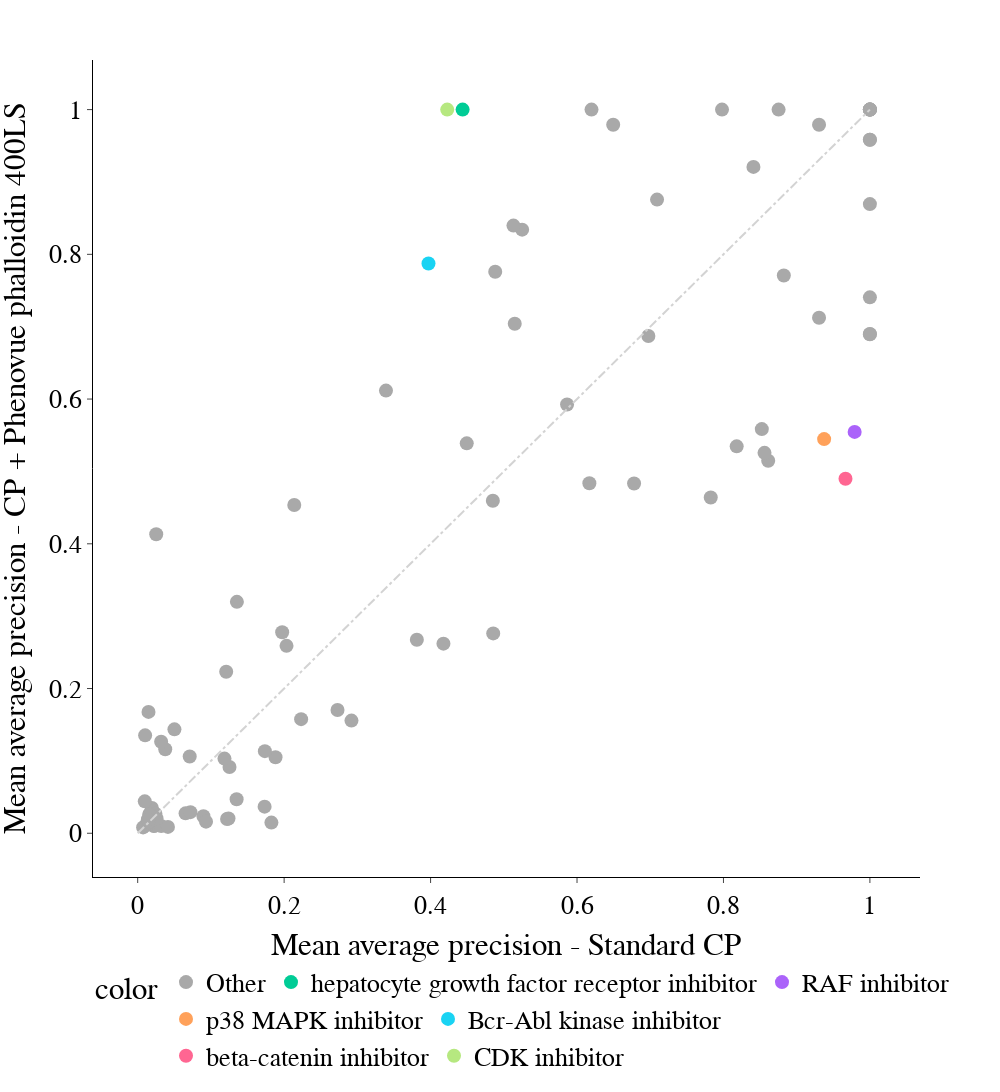

Source (notebook cell):
### Code cell
scatter_plot_comparison_colorblack(df_treatment, col1='Standard CP', col2='CP + Phenovue phalloidin 400LS', cutoff=0.39)

### Figure 1 — Plotly figure (JSON) as saved in the notebook; plotly's stock layout.template omitted (floating-point values rounded to 4 significant figures)
{"data": [{"hovertemplate": "<b>%{hovertext}</b><br><br>color=Other<br>Mean average precision - Standard CP=%{x}<br>Mean average precision - CP + Phenovue phalloidin 400LS=%{y}<extra></extra>", "hovertext": ["tumor necrosis factor production inhibitor", "antihistamine", "acetylcholine receptor antagonist", "pyruvate dehydrogenase kinase inhibitor", "protein tyrosine kinase inhibitor", "antihistamine", "CHK inhibitor", "glycogen synthase kinase inhibitor", "histone lysine methyltransferase inhibitor", "tumor necrosis factor production inhibitor", "inosine monophosphate dehydrogenase inhibitor", "CDC inhibitor", "PARP inhibitor", "bromodomain inhibitor", "ubiquitin specific protease inhibitor", "glycogen synthase kinase inhibitor", "JAK inhibitor", "Apoptosis inducer (ATP-competitive kinase inhibitor)", "hepatocyte growth factor receptor inhibitor", "bromodomain inhibitor", "MEK inhibitor", "Aurora kinase inhibitor", "LXR agonist", "phospholipase inhibitor", "IGF-1 inhibitor", "tricyclic antidepressant", "histone lysine demethylase inhibitor", "phosphodiesterase inhibitor", "beta-catenin inhibitor", "JNK inhibitor", "LXR agonist", "DNA inhibitor", "kinesin inhibitor", "phosphoinositide dependent kinase inhibitor", "RAF inhibitor", "FGFR inhibitor", "Bcr-Abl kinase inhibitor", "AMPK inhibitor", "pyruvate dehydrogenase kinase inhibitor", "phospholipase inhibitor", "Aurora kinase inhibitor", "JAK inhibitor", "tricyclic antidepressant", "PARP inhibitor", "BCL inhibitor", "inosine monophosphate dehydrogenase inhibitor", "MEK inhibitor", "histone lysine methyltransferase inhibitor", "HDAC inhibitor", "HDAC inhibitor", "BCL inhibitor", "phosphodiesterase inhibitor", "kinesin inhibitor", "CDK inhibitor", "CDC inhibitor", "protein tyrosine kinase inhibitor", "MAP kinase inhibitor", "ER stressor (SERCA inhibitor)", "protein arginine N-methyltransferase inhibitor", "Apoptosis inducer (transcription inhibitor)", "phosphoinositide dependent kinase inhibitor", "FGFR inhibitor", "DNA inhibitor", "smoothened receptor agonist", "JNK inhibitor", "CHK inhibitor", "EGFR inhibitor", "androgen receptor modulator", "HMGCR inhibitor", "acetylcholine receptor antagonist", "mTOR inhibitor", "EGFR inhibitor", "HMGCR inhibitor", "IGF-1 inhibitor", "protein arginine N-methyltransferase inhibitor", "MAP kinase inhibitor", "p38 MAPK inhibitor", "ubiquitin specific protease inhibitor", "histone lysine demethylase inhibitor", "hypoxia inducible factor inhibitor", "androgen receptor modulator", "mTOR inhibitor", "smoothened receptor agonist", "hypoxia inducible factor inhibitor"], "legendgroup": "Other", "marker": {"color": "darkgrey", "size": 14, "symbol": "circle"}, "mode": "markers", "name": "Other", "orientation": "v", "showlegend": true, "type": "scatter", "x": [0.07102, 0.02198, 0.03761, 0.1254, 0.1733, 0.01934, 1, 0.6975, 0.0143, 0.0229, 1, 1, 0.02418, 0.1355, 0.122, 1, 0.08976, 1, 0.03209, 1, 0.1973, 0.8753, 1, 0.009674, 0.8181, 0.01015, 0.06538, 0.09331, 0.0137, 0.01117, 0.292, 0.04131, 0.9306, 0.6198, 0.072, 0.8824, 0.8611, 0.1882, 0.525, 0.9306, 0.4851, 0.1737, 0.01642, 0.5149, 1, 0.2033, 0.6494, 1, 0.4494, 0.5132, 0.4855, 0.007374, 0.4176, 0.7826, 0.124, 0.02574, 0.01474, 1, 0.7093, 0.6779, 0.8561, 0.4883, 0.2139, 0.2232, 0.01471, 0.8524, 0.05016, 0.01576, 0.1209, 0.03202, 1, 1, 0.01389, 0.5864, 0.1826, 0.3391, 0.2729, 0.1185, 0.798, 0.02529, 0.1351, 0.8409, 0.3812, 0.6169], "xaxis": "x", "y": [0.106, 0.01014, 0.1162, 0.09165, 0.0368, 0.03493, 0.7406, 0.6871, 0.01767, 0.01027, 1, 0.8694, 0.02709, 0.3198, 0.01975, 1, 0.02346, 0.6899, 0.01002, 1, 0.2777, 1, 0.9583, 0.04413, 0.5347, 0.1353, 0.02754, 0.01602, 0.01207, 0.01136, 0.1557, 0.008796, 0.7123, 1, 0.02917, 0.7708, 0.5148, 0.1051, 0.8341, 0.9792, 0.4595, 0.1135, 0.02709, 0.7042, 0.9583, 0.259, 0.9792, 0.6896, 0.5388, 0.8397, 0.2762, 0.0081, 0.262, 0.4641, 0.02045, 0.02036, 0.1677, 1, 0.8757, 0.4833, 0.5257, 0.776, 0.4536, 0.1577, 0.01522, 0.5585, 0.1436, 0.02562, 0.2231, 0.1265, 1, 1, 0.01892, 0.5926, 0.01471, 0.6117, 0.1703, 0.1031, 1, 0.4132, 0.04705, 0.9208, 0.2674, 0.4836], "yaxis": "y"}, {"hovertemplate": "<b>%{hovertext}</b><br><br>color=hepatocyte growth factor receptor inhibitor<br>Mean average precision - Standard CP=%{x}<br>Mean average precision - CP + Phenovue phalloidin 400LS=%{y}<extra></extra>", "hovertext": ["hepatocyte growth factor receptor inhibitor"], "legendgroup": "hepatocyte growth factor receptor inhibitor", "marker": {"color": "#00cc96", "size": 14, "symbol": "circle"}, "mode": "markers", "name": "hepatocyte growth factor receptor inhibitor", "orientation": "v", "showlegend": true, "type": "scatter", "x": [0.4438], "xaxis": "x", "y": [1], "yaxis": "y"}, {"hovertemplate": "<b>%{hovertext}</b><br><br>color=RAF inhibitor<br>Mean average precision - Standard CP=%{x}<br>Mean average precision - CP + Phenovue phalloidin 400LS=%{y}<extra></extra>", "hovertext": ["RAF inhibitor"], "legendgroup": "RAF inhibitor", "marker": {"color": "#ab63fa", "size": 14, "symbol": "circle"}, "mode": "markers", "name": "RAF inhibitor", "orientation": "v", "showlegend": true, "type": "scatter", "x": [0.9792], "xaxis": "x", "y": [0.5546], "yaxis": "y"}, {"hovertemplate": "<b>%{hovertext}</b><br><br>color=p38 MAPK inhibitor<br>Mean average precision - Standard CP=%{x}<br>Mean average precision - CP + Phenovue phalloidin 400LS=%{y}<extra></extra>", "hovertext": ["p38 MAPK inhibitor"], "legendgroup": "p38 MAPK inhibitor", "marker": {"color": "#FFA15A", "size": 14, "symbol": "circle"}, "mode": "markers", "name": "p38 MAPK inhibitor", "orientation": "v", "showlegend": true, "type": "scatter", "x": [0.9375], "xaxis": "x", "y": [0.5447], "yaxis": "y"}, {"hovertemplate": "<b>%{hovertext}</b><br><br>color=Bcr-Abl kinase inhibitor<br>Mean average precision - Standard CP=%{x}<br>Mean average precision - CP + Phenovue phalloidin 400LS=%{y}<extra></extra>", "hovertext": ["Bcr-Abl kinase inhibitor"], "legendgroup": "Bcr-Abl kinase inhibitor", "marker": {"color": "#19d3f3", "size": 14, "symbol": "circle"}, "mode": "markers", "name": "Bcr-Abl kinase inhibitor", "orientation": "v", "showlegend": true, "type": "scatter", "x": [0.3971], "xaxis": "x", "y": [0.7873], "yaxis": "y"}, {"hovertemplate": "<b>%{hovertext}</b><br><br>color=beta-catenin inhibitor<br>Mean average precision - Standard CP=%{x}<br>Mean average precision - CP + Phenovue phalloidin 400LS=%{y}<extra></extra>", "hovertext": ["beta-catenin inhibitor"], "legendgroup": "beta-catenin inhibitor", "marker": {"color": "#FF6692", "size": 14, "symbol": "circle"}, "mode": "markers", "name": "beta-catenin inhibitor", "orientation": "v", "showlegend": true, "type": "scatter", "x": [0.9667], "xaxis": "x", "y": [0.49], "yaxis": "y"}, {"hovertemplate": "<b>%{hovertext}</b><br><br>color=CDK inhibitor<br>Mean average precision - Standard CP=%{x}<br>Mean average precision - CP + Phenovue phalloidin 400LS=%{y}<extra></extra>", "hovertext": ["CDK inhibitor"], "legendgroup": "CDK inhibitor", "marker": {"color": "#B6E880", "size": 14, "symbol": "circle"}, "mode": "markers", "name": "CDK inhibitor", "orientation": "v", "showlegend": true, "type": "scatter", "x": [0.4227], "xaxis": "x", "y": [1], "yaxis": "y"}], "layout": {"font": {"color": "Black", "family": "sans serif", "size": 26}, "height": 1200, "legend": {"orientation": "h", "title": {"text": "color"}, "tracegroupgap": 0}, "margin": {"t": 60}, "plot_bgcolor": "rgba(0,0,0,0)", "shapes": [{"line": {"color": "lightgrey", "dash": "dashdot"}, "type": "line", "x0": 0, "x1": 1, "y0": 0, "y1": 1}], "width": 1000, "xaxis": {"anchor": "y", "domain": [0, 1], "linecolor": "black", "showline": true, "ticks": "outside", "title": {"text": "Mean average precision - Standard CP"}}, "yaxis": {"anchor": "x", "domain": [0, 1], "linecolor": "black", "showline": true, "ticks": "outside", "title": {"text": "Mean average precision - CP + Phenovue phalloidin 400LS"}}}}
